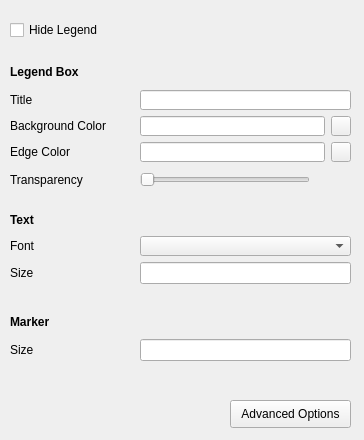
<?xml version="1.0" encoding="UTF-8"?>
<ui version="4.0">
 <class>Form</class>
 <widget class="QWidget" name="Form">
  <property name="geometry">
   <rect>
    <x>0</x>
    <y>0</y>
    <width>364</width>
    <height>440</height>
   </rect>
  </property>
  <property name="sizePolicy">
   <sizepolicy hsizetype="Fixed" vsizetype="Fixed">
    <horstretch>0</horstretch>
    <verstretch>0</verstretch>
   </sizepolicy>
  </property>
  <property name="windowTitle">
   <string>Form</string>
  </property>
  <widget class="QCheckBox" name="hide_legend_checkbox">
   <property name="geometry">
    <rect>
     <x>10</x>
     <y>20</y>
     <width>111</width>
     <height>20</height>
    </rect>
   </property>
   <property name="text">
    <string>Hide Legend</string>
   </property>
  </widget>
  <widget class="QPushButton" name="advanced_legend_button">
   <property name="geometry">
    <rect>
     <x>230</x>
     <y>400</y>
     <width>121</width>
     <height>28</height>
    </rect>
   </property>
   <property name="text">
    <string>Advanced Options</string>
   </property>
   <property name="autoDefault">
    <bool>false</bool>
   </property>
  </widget>
  <widget class="QWidget" name="layoutWidget_6">
   <property name="geometry">
    <rect>
     <x>10</x>
     <y>60</y>
     <width>341</width>
     <height>132</height>
    </rect>
   </property>
   <layout class="QGridLayout" name="gridLayout_3">
    <item row="0" column="0">
     <widget class="QLabel" name="legend_box_label">
      <property name="font">
       <font>
        <weight>75</weight>
        <bold>true</bold>
       </font>
      </property>
      <property name="text">
       <string>Legend Box</string>
      </property>
     </widget>
    </item>
    <item row="1" column="0">
     <widget class="QLabel" name="legend_title_label">
      <property name="sizePolicy">
       <sizepolicy hsizetype="Fixed" vsizetype="Preferred">
        <horstretch>0</horstretch>
        <verstretch>0</verstretch>
       </sizepolicy>
      </property>
      <property name="text">
       <string>Title</string>
      </property>
     </widget>
    </item>
    <item row="3" column="0">
     <widget class="QLabel" name="legend_edge_color_label">
      <property name="text">
       <string>Edge Color</string>
      </property>
     </widget>
    </item>
    <item row="3" column="1">
     <spacer name="horizontalSpacer_24">
      <property name="orientation">
       <enum>Qt::Horizontal</enum>
      </property>
      <property name="sizeHint" stdset="0">
       <size>
        <width>58</width>
        <height>20</height>
       </size>
      </property>
     </spacer>
    </item>
    <item row="4" column="0">
     <widget class="QLabel" name="legend_transparency_label">
      <property name="text">
       <string>Transparency</string>
      </property>
     </widget>
    </item>
    <item row="1" column="1">
     <spacer name="horizontalSpacer_22">
      <property name="orientation">
       <enum>Qt::Horizontal</enum>
      </property>
      <property name="sizeHint" stdset="0">
       <size>
        <width>58</width>
        <height>20</height>
       </size>
      </property>
     </spacer>
    </item>
    <item row="2" column="1">
     <spacer name="horizontalSpacer_23">
      <property name="orientation">
       <enum>Qt::Horizontal</enum>
      </property>
      <property name="sizeHint" stdset="0">
       <size>
        <width>58</width>
        <height>20</height>
       </size>
      </property>
     </spacer>
    </item>
    <item row="2" column="0">
     <widget class="QLabel" name="legend_bckg_color_label">
      <property name="text">
       <string>Background Color</string>
      </property>
     </widget>
    </item>
    <item row="4" column="1">
     <spacer name="horizontalSpacer_25">
      <property name="orientation">
       <enum>Qt::Horizontal</enum>
      </property>
      <property name="sizeHint" stdset="0">
       <size>
        <width>58</width>
        <height>20</height>
       </size>
      </property>
     </spacer>
    </item>
    <item row="1" column="2">
     <widget class="QLineEdit" name="legend_title_line_edit">
      <property name="sizePolicy">
       <sizepolicy hsizetype="Fixed" vsizetype="Fixed">
        <horstretch>0</horstretch>
        <verstretch>0</verstretch>
       </sizepolicy>
      </property>
      <property name="minimumSize">
       <size>
        <width>211</width>
        <height>20</height>
       </size>
      </property>
      <property name="maximumSize">
       <size>
        <width>211</width>
        <height>20</height>
       </size>
      </property>
     </widget>
    </item>
    <item row="2" column="2">
     <layout class="QHBoxLayout" name="horizontalLayout_8">
      <item>
       <widget class="QLineEdit" name="legend_bckg_color_line_edit">
        <property name="sizePolicy">
         <sizepolicy hsizetype="Expanding" vsizetype="Fixed">
          <horstretch>0</horstretch>
          <verstretch>0</verstretch>
         </sizepolicy>
        </property>
        <property name="minimumSize">
         <size>
          <width>10</width>
          <height>20</height>
         </size>
        </property>
       </widget>
      </item>
      <item>
       <widget class="QPushButton" name="legend_bckg_color_button">
        <property name="sizePolicy">
         <sizepolicy hsizetype="Maximum" vsizetype="Fixed">
          <horstretch>0</horstretch>
          <verstretch>0</verstretch>
         </sizepolicy>
        </property>
        <property name="minimumSize">
         <size>
          <width>20</width>
          <height>20</height>
         </size>
        </property>
        <property name="maximumSize">
         <size>
          <width>20</width>
          <height>20</height>
         </size>
        </property>
        <property name="text">
         <string/>
        </property>
        <property name="autoDefault">
         <bool>false</bool>
        </property>
       </widget>
      </item>
     </layout>
    </item>
    <item row="3" column="2">
     <layout class="QHBoxLayout" name="horizontalLayout_9">
      <item>
       <widget class="QLineEdit" name="legend_edge_color_line_edit">
        <property name="sizePolicy">
         <sizepolicy hsizetype="Expanding" vsizetype="Fixed">
          <horstretch>0</horstretch>
          <verstretch>0</verstretch>
         </sizepolicy>
        </property>
        <property name="minimumSize">
         <size>
          <width>10</width>
          <height>20</height>
         </size>
        </property>
       </widget>
      </item>
      <item>
       <widget class="QPushButton" name="legend_edge_color_line_edit_2">
        <property name="sizePolicy">
         <sizepolicy hsizetype="Maximum" vsizetype="Fixed">
          <horstretch>0</horstretch>
          <verstretch>0</verstretch>
         </sizepolicy>
        </property>
        <property name="minimumSize">
         <size>
          <width>20</width>
          <height>20</height>
         </size>
        </property>
        <property name="maximumSize">
         <size>
          <width>20</width>
          <height>20</height>
         </size>
        </property>
        <property name="text">
         <string/>
        </property>
        <property name="autoDefault">
         <bool>false</bool>
        </property>
       </widget>
      </item>
     </layout>
    </item>
    <item row="4" column="2">
     <layout class="QHBoxLayout" name="transparency_slider">
      <item>
       <widget class="QSlider" name="legend_transparency_slider">
        <property name="sizePolicy">
         <sizepolicy hsizetype="Fixed" vsizetype="Fixed">
          <horstretch>0</horstretch>
          <verstretch>0</verstretch>
         </sizepolicy>
        </property>
        <property name="minimumSize">
         <size>
          <width>170</width>
          <height>20</height>
         </size>
        </property>
        <property name="maximumSize">
         <size>
          <width>170</width>
          <height>20</height>
         </size>
        </property>
        <property name="orientation">
         <enum>Qt::Horizontal</enum>
        </property>
       </widget>
      </item>
      <item>
       <widget class="QLabel" name="legend_transparency_percent_label">
        <property name="text">
         <string/>
        </property>
       </widget>
      </item>
     </layout>
    </item>
   </layout>
  </widget>
  <widget class="QWidget" name="layoutWidget_7">
   <property name="geometry">
    <rect>
     <x>10</x>
     <y>210</y>
     <width>341</width>
     <height>74</height>
    </rect>
   </property>
   <layout class="QGridLayout" name="gridLayout_4">
    <item row="2" column="0">
     <widget class="QLabel" name="legend_text_size_label">
      <property name="text">
       <string>Size</string>
      </property>
     </widget>
    </item>
    <item row="2" column="1">
     <spacer name="horizontalSpacer_27">
      <property name="orientation">
       <enum>Qt::Horizontal</enum>
      </property>
      <property name="sizeHint" stdset="0">
       <size>
        <width>58</width>
        <height>20</height>
       </size>
      </property>
     </spacer>
    </item>
    <item row="0" column="0">
     <widget class="QLabel" name="legend_text_label">
      <property name="font">
       <font>
        <weight>75</weight>
        <bold>true</bold>
       </font>
      </property>
      <property name="text">
       <string>Text</string>
      </property>
     </widget>
    </item>
    <item row="2" column="2">
     <widget class="QLineEdit" name="legend_size_line_edit">
      <property name="sizePolicy">
       <sizepolicy hsizetype="Fixed" vsizetype="Fixed">
        <horstretch>0</horstretch>
        <verstretch>0</verstretch>
       </sizepolicy>
      </property>
      <property name="minimumSize">
       <size>
        <width>211</width>
        <height>20</height>
       </size>
      </property>
     </widget>
    </item>
    <item row="1" column="0">
     <widget class="QLabel" name="legend_text_font_label">
      <property name="sizePolicy">
       <sizepolicy hsizetype="Fixed" vsizetype="Preferred">
        <horstretch>0</horstretch>
        <verstretch>0</verstretch>
       </sizepolicy>
      </property>
      <property name="text">
       <string>Font</string>
      </property>
     </widget>
    </item>
    <item row="1" column="1">
     <spacer name="horizontalSpacer_26">
      <property name="orientation">
       <enum>Qt::Horizontal</enum>
      </property>
      <property name="sizeHint" stdset="0">
       <size>
        <width>58</width>
        <height>20</height>
       </size>
      </property>
     </spacer>
    </item>
    <item row="1" column="2">
     <widget class="QComboBox" name="legend_font_combo_box">
      <property name="sizePolicy">
       <sizepolicy hsizetype="Maximum" vsizetype="Fixed">
        <horstretch>0</horstretch>
        <verstretch>0</verstretch>
       </sizepolicy>
      </property>
      <property name="minimumSize">
       <size>
        <width>211</width>
        <height>20</height>
       </size>
      </property>
      <property name="maximumSize">
       <size>
        <width>211</width>
        <height>20</height>
       </size>
      </property>
     </widget>
    </item>
   </layout>
  </widget>
  <widget class="QWidget" name="layoutWidget_8">
   <property name="geometry">
    <rect>
     <x>10</x>
     <y>310</y>
     <width>341</width>
     <height>51</height>
    </rect>
   </property>
   <layout class="QGridLayout" name="gridLayout_5">
    <item row="0" column="0">
     <widget class="QLabel" name="legend_marker_label">
      <property name="font">
       <font>
        <weight>75</weight>
        <bold>true</bold>
       </font>
      </property>
      <property name="text">
       <string>Marker</string>
      </property>
     </widget>
    </item>
    <item row="1" column="1">
     <spacer name="horizontalSpacer_28">
      <property name="orientation">
       <enum>Qt::Horizontal</enum>
      </property>
      <property name="sizeHint" stdset="0">
       <size>
        <width>58</width>
        <height>20</height>
       </size>
      </property>
     </spacer>
    </item>
    <item row="1" column="0">
     <widget class="QLabel" name="legend_marker_size_label">
      <property name="text">
       <string>Size</string>
      </property>
     </widget>
    </item>
    <item row="1" column="2">
     <widget class="QLineEdit" name="legend_marker_size_combo_box">
      <property name="sizePolicy">
       <sizepolicy hsizetype="Fixed" vsizetype="Fixed">
        <horstretch>0</horstretch>
        <verstretch>0</verstretch>
       </sizepolicy>
      </property>
      <property name="minimumSize">
       <size>
        <width>211</width>
        <height>20</height>
       </size>
      </property>
     </widget>
    </item>
   </layout>
  </widget>
 </widget>
 <resources/>
 <connections/>
</ui>
